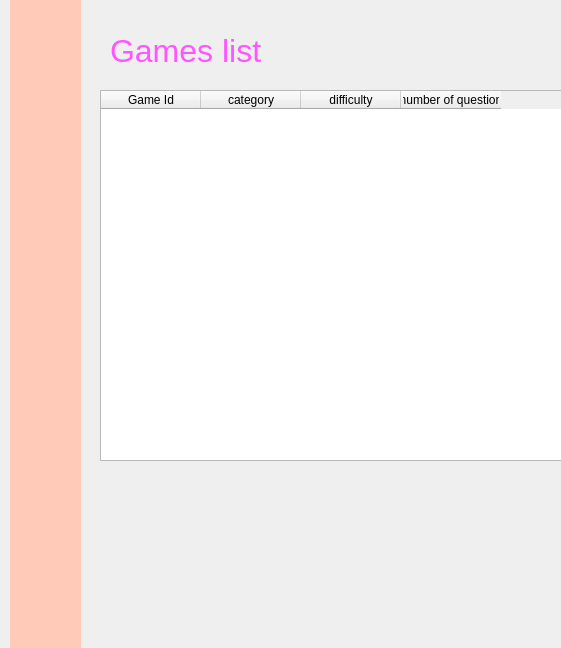
<?xml version="1.0" encoding="UTF-8"?>
<ui version="4.0">
 <class>Dialog</class>
 <widget class="QDialog" name="Dialog">
  <property name="geometry">
   <rect>
    <x>0</x>
    <y>0</y>
    <width>561</width>
    <height>648</height>
   </rect>
  </property>
  <property name="windowTitle">
   <string>Dialog</string>
  </property>
  <widget class="QTableWidget" name="tableWidget">
   <property name="geometry">
    <rect>
     <x>100</x>
     <y>90</y>
     <width>611</width>
     <height>371</height>
    </rect>
   </property>
   <column>
    <property name="text">
     <string>Game Id</string>
    </property>
   </column>
   <column>
    <property name="text">
     <string>category</string>
    </property>
   </column>
   <column>
    <property name="text">
     <string>difficulty</string>
    </property>
   </column>
   <column>
    <property name="text">
     <string>number of question</string>
    </property>
   </column>
  </widget>
  <widget class="QLabel" name="label">
   <property name="geometry">
    <rect>
     <x>110</x>
     <y>30</y>
     <width>231</width>
     <height>41</height>
    </rect>
   </property>
   <property name="styleSheet">
    <string notr="true">color: rgb(255, 85, 255); font-size: 24pt</string>
   </property>
   <property name="text">
    <string>Games list</string>
   </property>
  </widget>
  <widget class="QLabel" name="label_2">
   <property name="geometry">
    <rect>
     <x>10</x>
     <y>0</y>
     <width>71</width>
     <height>651</height>
    </rect>
   </property>
   <property name="styleSheet">
    <string notr="true">background-color: rgb(255, 202, 184)</string>
   </property>
   <property name="text">
    <string/>
   </property>
  </widget>
 </widget>
 <resources/>
 <connections/>
</ui>
